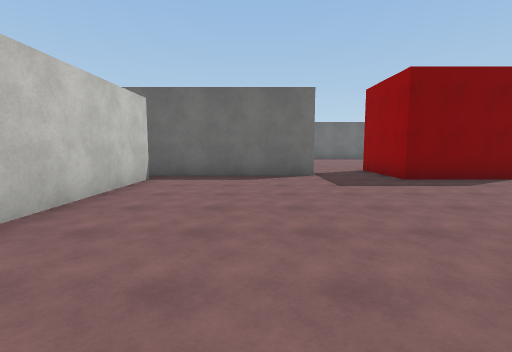
view 1 (above)

21 first-person views from a walk through a Unity game level. The camera is 1.5 m above the floor, tilts 6° down and sees 85° across. The floor is counted in squares, 2 m on a side. Each view is taken from the middle of a square. On the plan, view 1 faces up. The plan holds only what a view shows up to about 10 squares ahead; the rest is blank. The place goes on beyond the plan. The player character is not drawn. Surface patterns are stand-ins for the level's own textures.

view 2
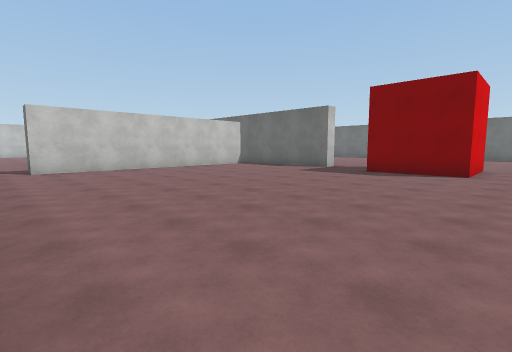

view 3
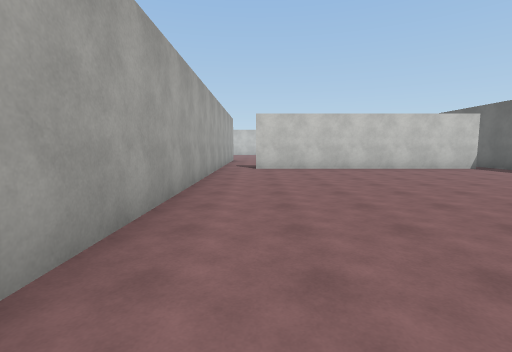

view 4
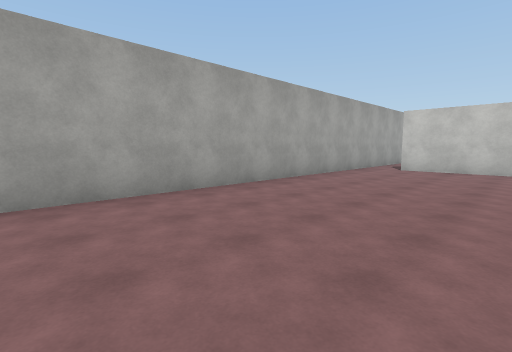

view 5
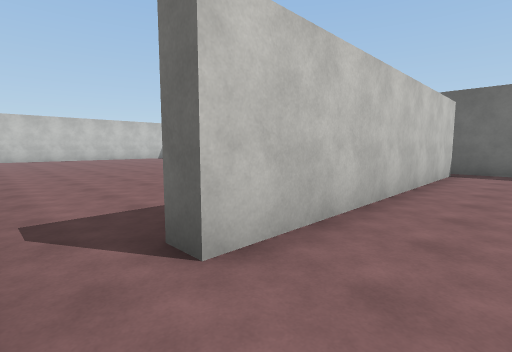

view 6
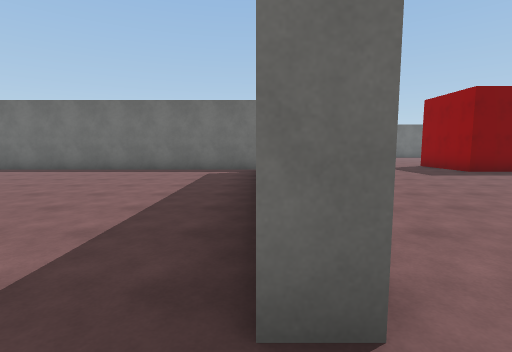

view 7
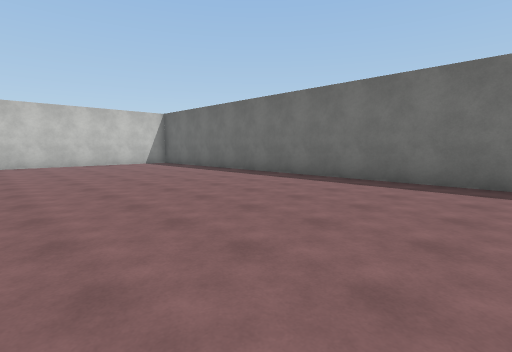

view 8
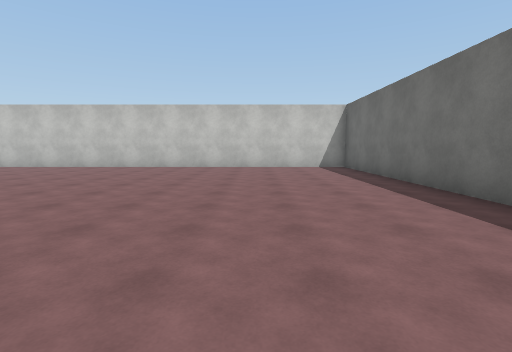

view 9
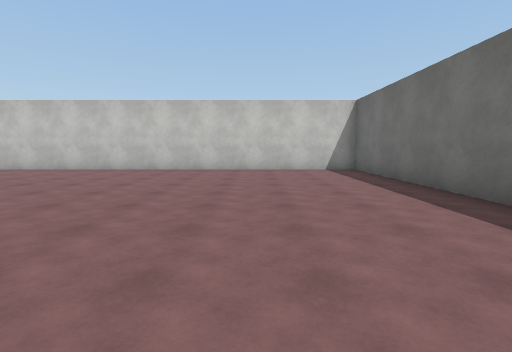

view 10
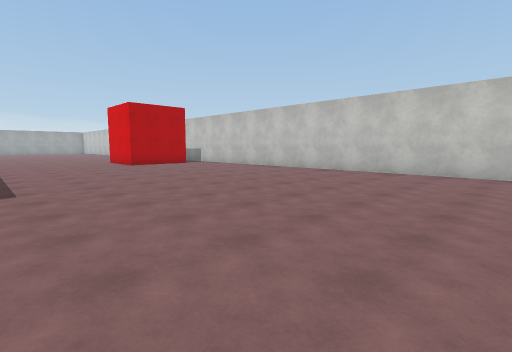

view 11
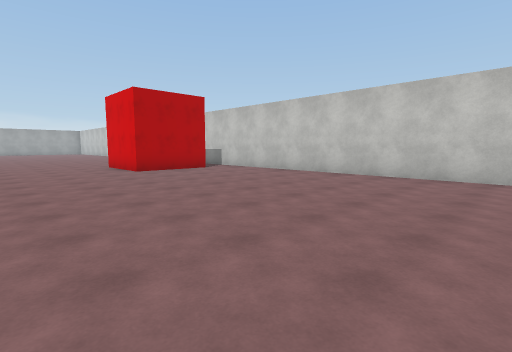

view 12
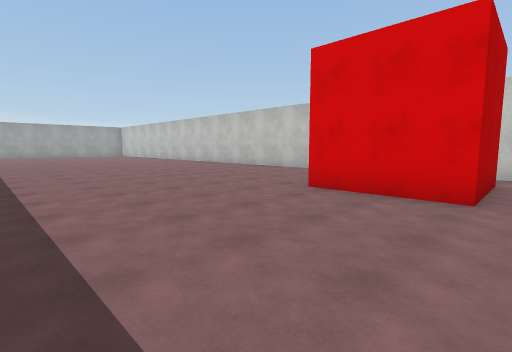

view 13
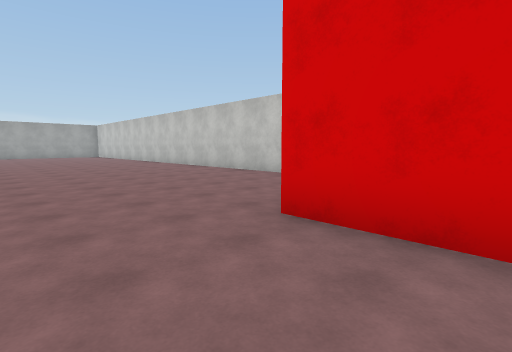

view 14
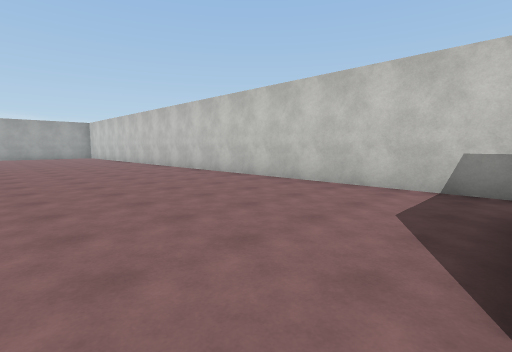

view 15
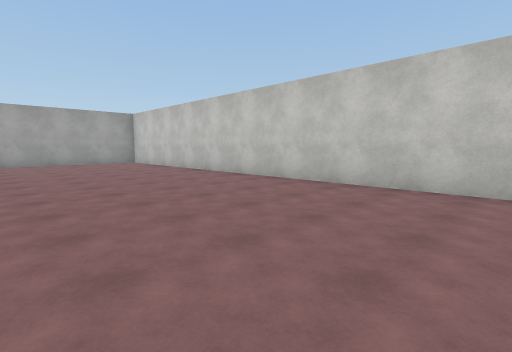

view 16
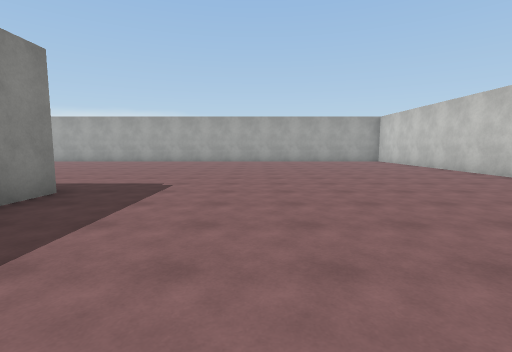

view 17
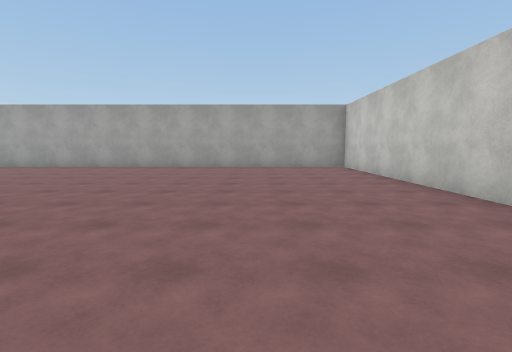

view 18
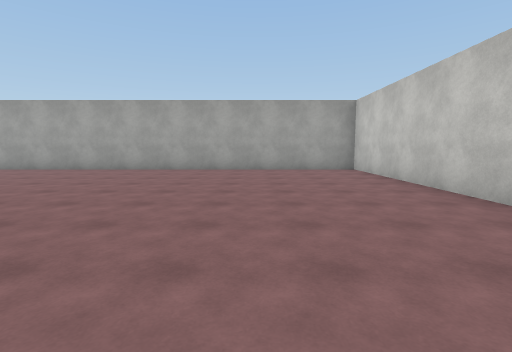

view 19
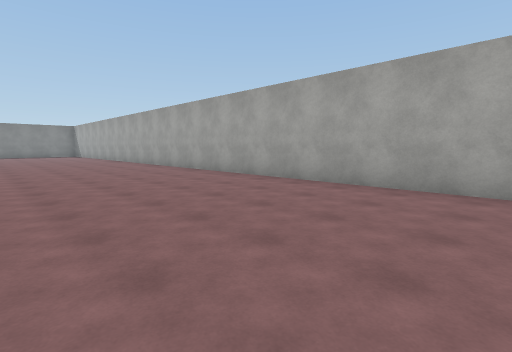

view 20
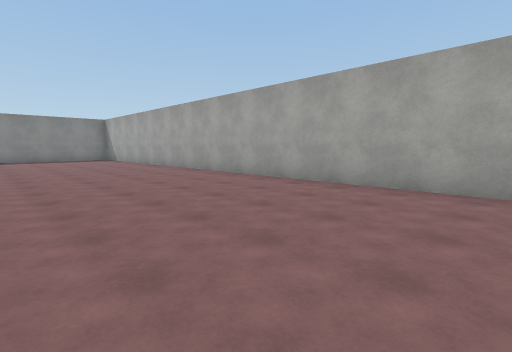

view 21
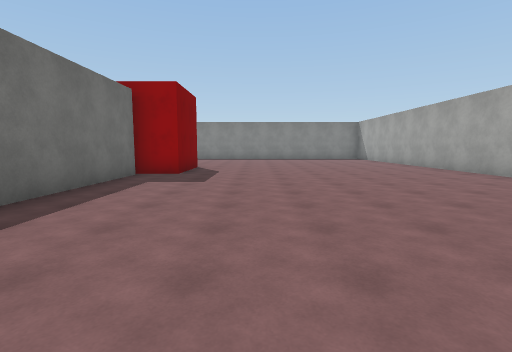

### Floor plan
Points are (right, up) in squares from view 1. A wall is a line through its corners. A room is listed if a view was taken in it or the views show most of it. See-through windows are left out.
Room 1 (views 1, 2, 3, 4, 5)
walls: (1.5, 7.3) (-3, 7.3); (5.9, 7.5) (5.9, 6.4) (3.4, 6.4) (3.4, 7.5); (-2.5, 6.6) (-2.5, -1); (-3, -2.2) (6.9, -2.2)
ways out: opening at (-3, -2) to room 2
Room 2 (views 6, 7, 8, 9, 10, 11, 12, 13, 14, 15, 16, 17, 18, 19, 20, 21)
walls: (-8.8, -22.5) (-8.8, -21.5); (-18.3, -12.1) (-18.3, -32.3) (4.1, -32.3); (-17, -9.5) (-14.4, -9.5) (-14.4, -12); (4, -23.9) (1.7, -23.9) (1.7, -22.8) (-2.5, -22.8); (-2.5, -1) (-3, -1); (-3, 7.3) (-18.3, 7.3) (-18.3, -9.6)
ways out: opening at (-3, -2) to room 1

Where each view was taken, in squares from view 1:
view 1: 0 up, 0 right, facing up
view 2: 2 down, 7 right, facing up-left
view 3: 1 down, 7 right, facing left
view 4: 2 up, 7 right, facing down-left
view 5: 2 down, 1 left, facing up-left
view 6: 2 down, 3 left, facing up
view 7: 1 up, 6 left, facing up-left
view 8: 4 up, 8 left, facing left
view 9: 4 up, 9 left, facing left
view 10: 2 up, 10 left, facing down-left
view 11: 1 down, 11 left, facing down-left
view 12: 9 down, 10 left, facing down-left
view 13: 10 down, 12 left, facing down-left
view 14: 12 down, 13 left, facing down-left
view 15: 19 down, 13 left, facing down-left
view 16: 18 down, 12 left, facing down
view 17: 22 down, 15 left, facing down
view 18: 23 down, 15 left, facing down
view 19: 27 down, 13 left, facing down-right
view 20: 27 down, 6 left, facing down-right
view 21: 26 down, 6 left, facing right
